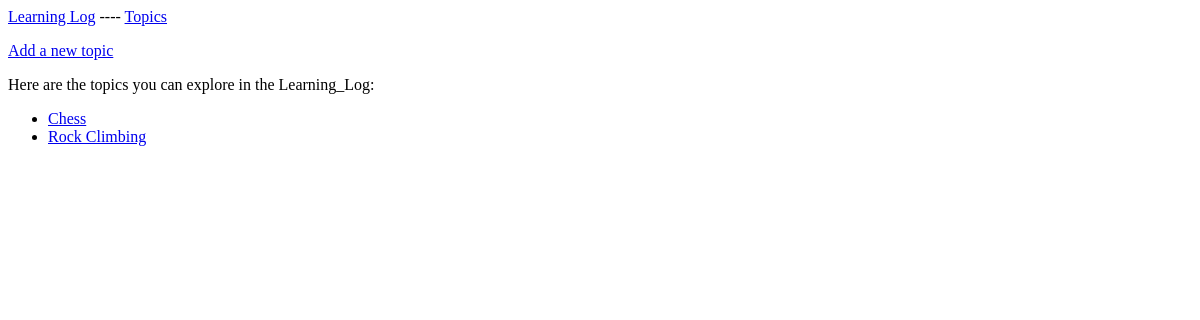
Before: /topics/ with the older database file.
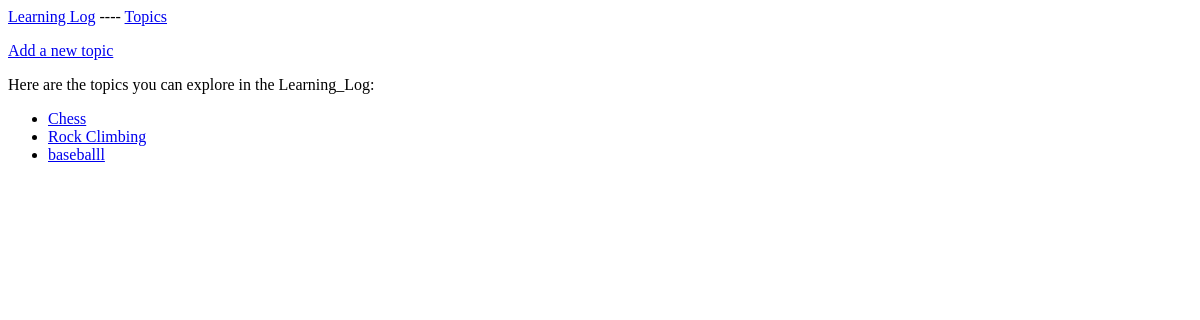
After: the same page with the newer database file.
### learning_logs/models.py (models this page shows, shortened)
class Topic(models.Model):
    text = models.CharField(max_length=200)
    create_date = models.DateTimeField(auto_now_add=True)

### learning_logs/views.py (the view)
# urls.py: path('topics/', views.topics, name='topics'),
def topics(request):
	topics = Topic.objects.order_by('create_date') # 升序排列
	context = {'topics': topics}
	return render(request, 'learning_logs/topics.html', context)

### learning_logs/templates/learning_logs/topics.html
{% extends 'learning_logs/base.html' %}
{% block content %}
<a href="{% url 'learning_logs:new_topic' %}">Add a new topic</a>
<p>Here are the topics you can explore in the Learning_Log:</p>
<ul>
	{% for topic in topics %}
	<li>
		<a href="{% url 'learning_logs:topic' topic.id %}">
			{{ topic.text }}</a>
	</li>
	{% empty %}
	<li>No topics available.</li>
	{% endfor %}
</ul>
{% endblock content %}

Changed rows visible on the page:
added Topic: text "baseballl"
